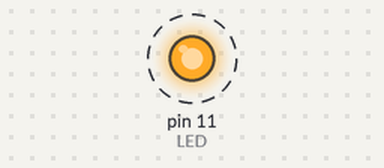
A sketch run on a simulated Arduino Uno, built with avr-gcc and run on an emulated ATmega328P. Shown: output pins drawn as LEDs (lit = HIGH). Dashed ring = blinking.

Above: at 0.5 s.
Timing chart, 0 to 4.6 s (numbered marks = the images above):
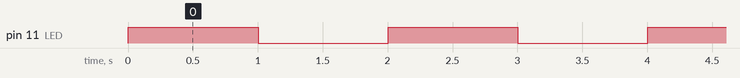

The sketch:

task-3.ino
```cpp
/*
 * Jacob Koziej
 * millis-micros (task 3)
 * 2020-10-29
 */

#define LED 11

void setup()
{
	pinMode(LED, OUTPUT);
}

void loop()
{
	digitalWrite(LED, HIGH);
	scuffedDelay(millis(), 1000);
	digitalWrite(LED, LOW);
	scuffedDelay(millis(), 1000);
}

void scuffedDelay(uint32_t t_start, uint32_t t_duration)
{
	while (millis() - t_start <= t_duration) _NOP();
}
```

Measured:
- by itself, pin 11 (LED): alternates HIGH for 1.0 s and LOW for 1.0 s
